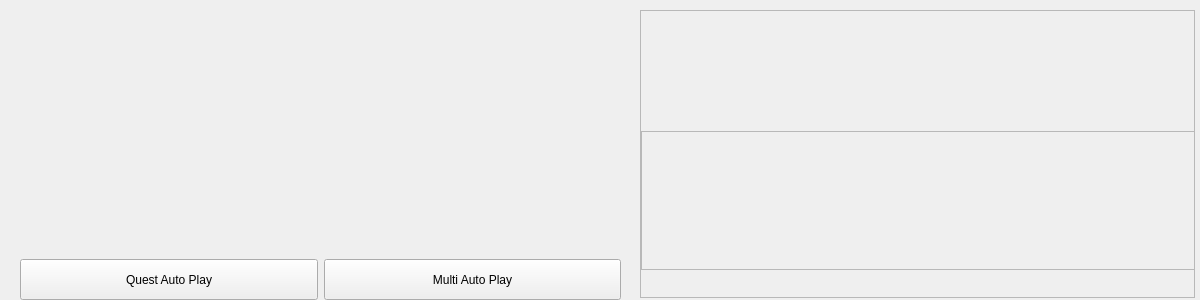
<?xml version="1.0" encoding="UTF-8"?>
<ui version="4.0">
 <class>Form</class>
 <widget class="QWidget" name="Form">
  <property name="geometry">
   <rect>
    <x>0</x>
    <y>0</y>
    <width>1200</width>
    <height>300</height>
   </rect>
  </property>
  <property name="windowTitle">
   <string>Form</string>
  </property>
  <widget class="QWidget" name="horizontalLayoutWidget">
   <property name="geometry">
    <rect>
     <x>20</x>
     <y>259</y>
     <width>601</width>
     <height>41</height>
    </rect>
   </property>
   <layout class="QHBoxLayout" name="horizontalLayout">
    <item>
     <widget class="QPushButton" name="btn_A">
      <property name="sizePolicy">
       <sizepolicy hsizetype="Minimum" vsizetype="Expanding">
        <horstretch>0</horstretch>
        <verstretch>0</verstretch>
       </sizepolicy>
      </property>
      <property name="text">
       <string>Quest Auto Play</string>
      </property>
     </widget>
    </item>
    <item>
     <widget class="QPushButton" name="btn_B">
      <property name="sizePolicy">
       <sizepolicy hsizetype="Minimum" vsizetype="Expanding">
        <horstretch>0</horstretch>
        <verstretch>0</verstretch>
       </sizepolicy>
      </property>
      <property name="text">
       <string>Multi Auto Play</string>
      </property>
     </widget>
    </item>
   </layout>
  </widget>
  <widget class="QWidget" name="verticalLayoutWidget">
   <property name="geometry">
    <rect>
     <x>630</x>
     <y>0</y>
     <width>571</width>
     <height>308</height>
    </rect>
   </property>
   <layout class="QVBoxLayout" name="verticalLayout">
    <property name="spacing">
     <number>10</number>
    </property>
    <property name="leftMargin">
     <number>10</number>
    </property>
    <property name="topMargin">
     <number>10</number>
    </property>
    <property name="rightMargin">
     <number>6</number>
    </property>
    <property name="bottomMargin">
     <number>10</number>
    </property>
    <item>
     <widget class="QScrollArea" name="notebookArea">
      <property name="widgetResizable">
       <bool>true</bool>
      </property>
      <widget class="QWidget" name="scrollAreaWidgetContents">
       <property name="geometry">
        <rect>
         <x>0</x>
         <y>0</y>
         <width>553</width>
         <height>286</height>
        </rect>
       </property>
       <widget class="QScrollArea" name="locatorArea">
        <property name="geometry">
         <rect>
          <x>0</x>
          <y>120</y>
          <width>555</width>
          <height>139</height>
         </rect>
        </property>
        <property name="sizePolicy">
         <sizepolicy hsizetype="Expanding" vsizetype="Expanding">
          <horstretch>0</horstretch>
          <verstretch>0</verstretch>
         </sizepolicy>
        </property>
        <property name="widgetResizable">
         <bool>true</bool>
        </property>
        <widget class="QWidget" name="scrollAreaWidgetContents_2">
         <property name="geometry">
          <rect>
           <x>0</x>
           <y>0</y>
           <width>553</width>
           <height>137</height>
          </rect>
         </property>
        </widget>
       </widget>
      </widget>
     </widget>
    </item>
   </layout>
  </widget>
 </widget>
 <resources/>
 <connections/>
</ui>
